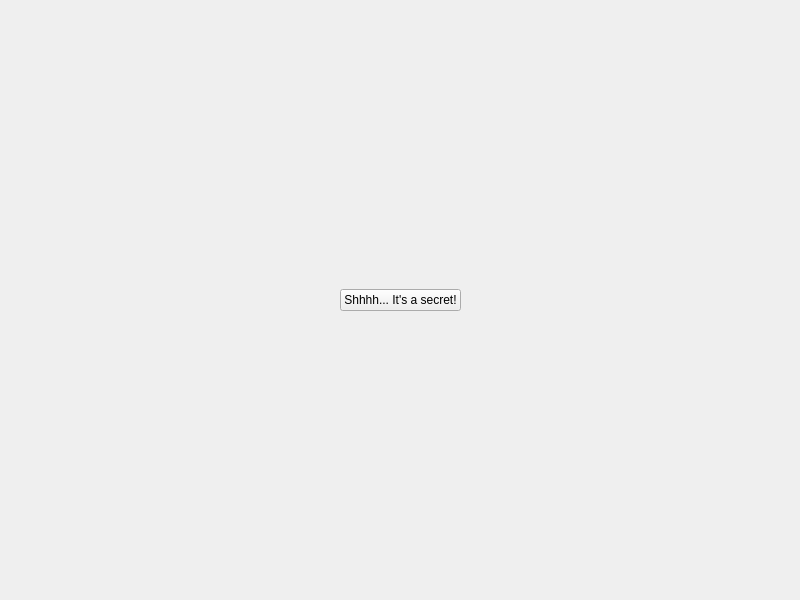
<?xml version="1.0" encoding="UTF-8"?>
<ui version="4.0">
 <class>InteractivePage</class>
 <widget class="QWidget" name="InteractivePage">
  <property name="geometry">
   <rect>
    <x>0</x>
    <y>0</y>
    <width>800</width>
    <height>600</height>
   </rect>
  </property>
  <property name="windowTitle">
   <string>Form</string>
  </property>
  <layout class="QGridLayout" name="gridLayout">
   <item row="1" column="2">
    <spacer name="horizontalSpacer">
     <property name="orientation">
      <enum>Qt::Horizontal</enum>
     </property>
     <property name="sizeHint" stdset="0">
      <size>
       <width>40</width>
       <height>20</height>
      </size>
     </property>
    </spacer>
   </item>
   <item row="1" column="0">
    <spacer name="horizontalSpacer_2">
     <property name="orientation">
      <enum>Qt::Horizontal</enum>
     </property>
     <property name="sizeHint" stdset="0">
      <size>
       <width>40</width>
       <height>20</height>
      </size>
     </property>
    </spacer>
   </item>
   <item row="1" column="1">
    <widget class="QPushButton" name="toggleSecretButton">
     <property name="text">
      <string>Shhhh... It's a secret!</string>
     </property>
    </widget>
   </item>
   <item row="2" column="1">
    <spacer name="verticalSpacer">
     <property name="orientation">
      <enum>Qt::Vertical</enum>
     </property>
     <property name="sizeHint" stdset="0">
      <size>
       <width>20</width>
       <height>40</height>
      </size>
     </property>
    </spacer>
   </item>
   <item row="0" column="1">
    <spacer name="verticalSpacer_2">
     <property name="orientation">
      <enum>Qt::Vertical</enum>
     </property>
     <property name="sizeHint" stdset="0">
      <size>
       <width>20</width>
       <height>40</height>
      </size>
     </property>
    </spacer>
   </item>
  </layout>
 </widget>
 <resources/>
 <connections/>
</ui>
